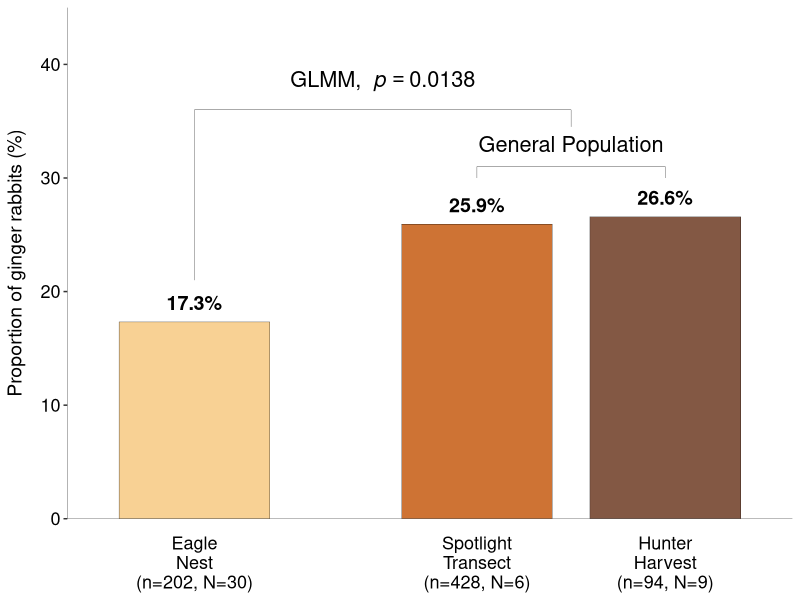
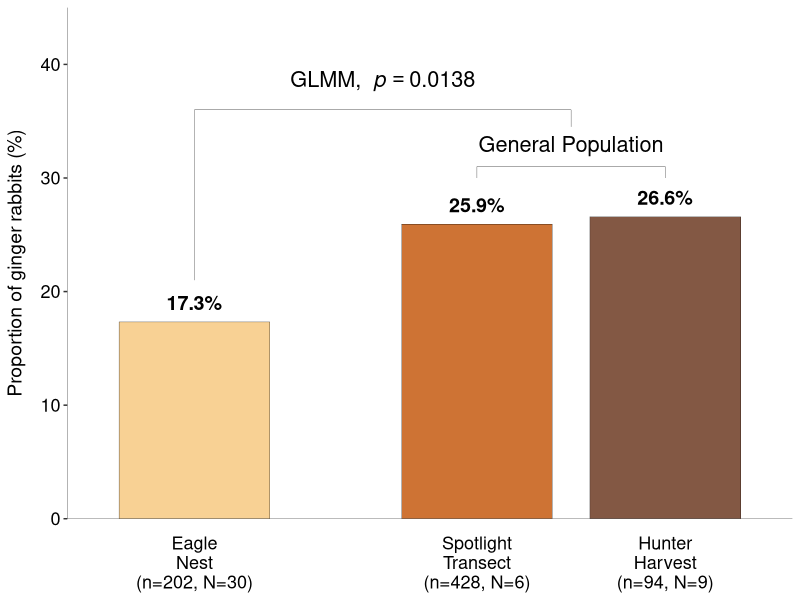

R code for these plots, in order:
###############################################################################
## 03_eagle_prey_glmm.R
## Proportion of ginger rabbits among wedge-tailed eagle prey compared with
## field surveys in the same area.
## Supports: Fig. 6c
## Input:  data/eagle_nest_phenotypes.tsv (202 genotyped prey individuals;
##         Supplementary Data 8)
##         data/field_survey_counts.csv (Supplementary Data 2)
## Output: results/03_eagle_prey_glmm/
## Run from the repository root: Rscript scripts/03_eagle_prey_glmm.R
###############################################################################
library(ggplot2)
library(dplyr)
library(glmmTMB)


out_dir <- "results/03_eagle_prey_glmm"
dir.create(out_dir, recursive = TRUE, showWarnings = FALSE)

data <- read.table(
  "data/eagle_nest_phenotypes.tsv",
  sep = "\t",
  header = TRUE
)

transects <- read.csv(
  "data/field_survey_counts.csv"
)

# Genotyped eagle-prey individuals, counted per nest
nest_data <- data

nest_data$nest <- substr(nest_data$Sample, 4, 7)

nest_counts <- table(nest_data$nest, nest_data$Phenotype)
nest_df <- as.data.frame.matrix(nest_counts)

nest_df$survey_type <- "nest"
nest_df$survey_type2 <- "nest"

nest_df <- nest_df[, c(
  "Ginger",
  "Grey",
  "survey_type",
  "survey_type2"
)]

transects <- transects[, c(
  "Ginger",
  "Grey",
  "survey_type",
  "survey_type2"
)]

# Combine nests and field survey units
all_data <- rbind(nest_df, transects)
all_data$sample <- as.factor(1:nrow(all_data))

# Binomial GLMM: eagle prey vs field surveys, with separate residual
# variances for nests and survey units
model4 <- glmmTMB(
  cbind(Ginger, Grey) ~ survey_type2 +
    diag(0 + survey_type2 | sample),
  family = "binomial",
  data = all_data
)

summary_m4 <- summary(model4)

print(
  summary_m4$coefficients$cond[
    "survey_type2nest",
    "Pr(>|z|)"
  ]
)

p_val <- summary_m4$coefficients$cond[
  "survey_type2nest",
  "Pr(>|z|)"
]

# Plot (Fig. 6c)
plot_summary <- all_data %>%
  group_by(survey_type) %>%
  summarise(
    Ginger = sum(Ginger),
    Grey = sum(Grey),
    Total_Rabbits = sum(Ginger + Grey),
    N_Units = n()
  ) %>%
  mutate(
    Freq = (Ginger / Total_Rabbits) * 100,
    
    x_pos = case_when(
      survey_type == "nest" ~ 1,
      survey_type == "spotlight transect" ~ 2.5,
      survey_type == "hunter harvest" ~ 3.5
    ),
    
    Label = case_when(
      survey_type == "nest" ~
        paste0(
          "Eagle\nNest\n(n=",
          Total_Rabbits,
          ", N=",
          N_Units,
          ")"
        ),
      
      survey_type == "spotlight transect" ~
        paste0(
          "Spotlight\nTransect\n(n=",
          Total_Rabbits,
          ", N=",
          N_Units,
          ")"
        ),
      
      survey_type == "hunter harvest" ~
        paste0(
          "Hunter\nHarvest\n(n=",
          Total_Rabbits,
          ", N=",
          N_Units,
          ")"
        )
    ),
    
    Pct_Label = sprintf("%.1f%%", Freq)
  )

y_max <- 40

group_bracket_y <- 31
stat_bracket_y <- 36

if (p_val < 0.001) {
  stat_label <- "'GLMM, ' ~ italic(p) < 0.001"
} else {
  stat_label <- paste0(
    "'GLMM, ' ~ italic(p) == ",
    round(p_val, 4)
  )
}

a <- ggplot(
  plot_summary,
  aes(
    x = x_pos,
    y = Freq,
    fill = survey_type
  )
) +
  
  geom_col(
    width = 0.8,
    color = "black",
    linewidth = 0.1,
    show.legend = FALSE
  ) +
  
  geom_text(
    aes(label = Pct_Label),
    vjust = -0.8,
    size = 5,
    fontface = "bold"
  ) +
  
  scale_fill_manual(
    values = c(
      "nest" = "#f8d194",
      "spotlight transect" = "#ce7334",
      "hunter harvest" = "#835844"
    )
  ) +
  
  annotate(
    "segment",
    x = 2.5,
    xend = 3.5,
    y = group_bracket_y,
    yend = group_bracket_y,
    size = 0.1
  ) +
  
  annotate(
    "segment",
    x = 2.5,
    xend = 2.5,
    y = group_bracket_y,
    yend = group_bracket_y - 1,
    size = 0.1
  ) +
  
  annotate(
    "segment",
    x = 3.5,
    xend = 3.5,
    y = group_bracket_y,
    yend = group_bracket_y - 1,
    size = 0.1
  ) +
  
  annotate(
    "text",
    x = 3,
    y = group_bracket_y + 2,
    label = "General Population",
    size = 5.5
  ) +
  
  annotate(
    "segment",
    x = 1,
    xend = 3,
    y = stat_bracket_y,
    yend = stat_bracket_y,
    size = 0.1
  ) +
  
  annotate(
    "segment",
    x = 1,
    xend = 1,
    y = stat_bracket_y,
    yend = group_bracket_y - 10,
    size = 0.1
  ) +
  
  annotate(
    "segment",
    x = 3,
    xend = 3,
    y = stat_bracket_y,
    yend = group_bracket_y + 3.5,
    size = 0.1
  ) +
  
  annotate(
    "text",
    x = 2,
    y = stat_bracket_y + 2.5,
    label = stat_label,
    size = 5.5,
    parse = TRUE
  ) +
  
  scale_x_continuous(
    breaks = plot_summary$x_pos,
    labels = plot_summary$Label,
    limits = c(0.5, 4)
  ) +
  
  scale_y_continuous(
    limits = c(0, y_max + 5),
    expand = c(0, 0)
  ) +
  
  theme_classic(base_family = "Helvetica") +
  
  labs(
    y = "Proportion of ginger rabbits (%)",
    x = NULL
  ) +
  
  theme(
    axis.text.x = element_text(
      size = 13,
      color = "black",
      margin = margin(t = 10),
      lineheight = 0.9
    ),
    
    axis.text.y = element_text(
      size = 13,
      color = "black"
    ),
    
    axis.title.y = element_text(
      size = 14,
      margin = margin(r = 10)
    ),
    
    axis.line = element_line(linewidth = 0.1),
    axis.ticks.x = element_blank()
  )

print(a)

ggsave(
  file.path(out_dir, "eagle_prey_barplot.pdf"),
  a,
  width = 5,
  height = 5,
  dpi = 300
)
